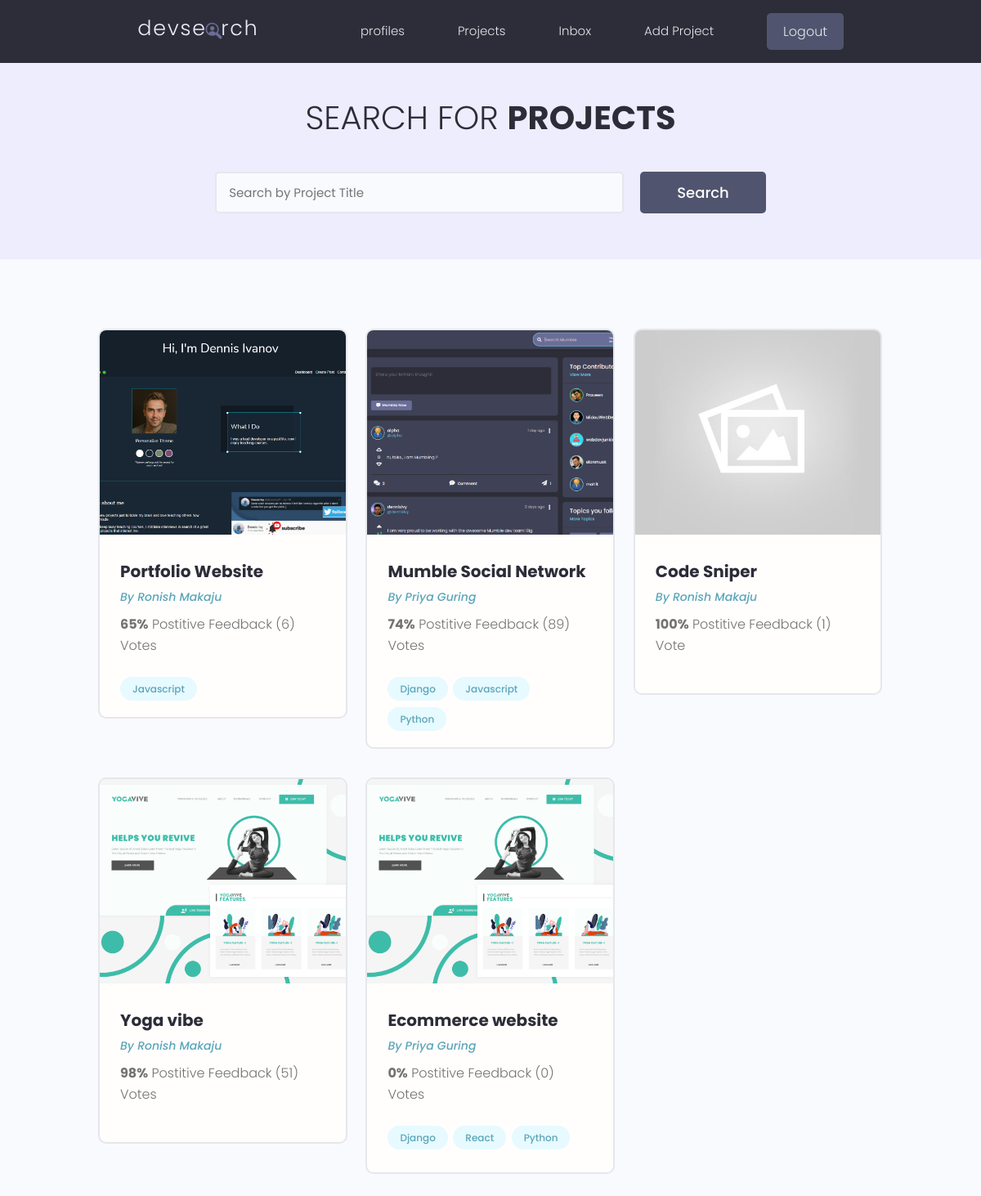
Screenshot of /projects/ (signed in) with the database file from the repository.
### projects/models.py (models this page shows, shortened)
class Project(models.Model):
    owner = models.ForeignKey(Profile, null=True, blank=True, on_delete=models.SET_NULL)
    title = models.CharField(max_length=200)
    description = models.TextField(null=True, blank=True)
    featured_image = models.ImageField(null=True, blank=True, default="default.jpg")
    demo_link = models.CharField(max_length=2000, blank=True, null=True)
    source_link = models.CharField(max_length=2000, null=True, blank=True)
    tags = models.ManyToManyField(
        "Tag", blank=True
    )  # tag class mathi bhako bhaye cotes chai daina
    vote_total = models.IntegerField(default=0, null=True, blank=True)
    vote_ratio = models.IntegerField(default=0, null=True, blank=True)
    created = models.DateTimeField(auto_now_add=True)
    id = models.UUIDField(
        default=uuid.uuid4, unique=True, primary_key=True, editable=False
    )

class Tag(models.Model):
    name = models.CharField(max_length=400)
    created = models.DateTimeField(auto_now_add=True)
    id = models.UUIDField(
        default=uuid.uuid4, unique=True, primary_key=True, editable=False
    )
    def __str__(self):
        return self.name

### users/models.py (models this page shows, shortened)
class Profile(models.Model):
    user = models.OneToOneField(User, on_delete=models.CASCADE, null=True, blank=True)
    name = models.CharField(max_length=200, blank=True, null=True)
    username = models.CharField(max_length=200, blank=True, null=True)
    location = models.CharField(max_length=200, blank=True, null=True)
    email = models.EmailField(max_length=500, blank=True, null=True)
    short_intro = models.CharField(max_length=200, blank=True, null=True)
    bio = models.TextField(blank=True, null=True)
    profile_image = models.ImageField(
        null=True,
        blank=True,
        upload_to="profiles/",
        default="profiles/user-default.png",
    )
    Social_github = models.CharField(max_length=200, blank=True, null=True)
    Social_twitter = models.CharField(max_length=200, blank=True, null=True)
    Social_linkedin = models.CharField(max_length=200, blank=True, null=True)
    Social_youtube = models.CharField(max_length=200, blank=True, null=True)
    Social_website = models.CharField(max_length=200, blank=True, null=True)
    id = models.UUIDField(
        default=uuid.uuid4, unique=True, primary_key=True, editable=False
    )
    created = models.DateTimeField(auto_now_add=True)

### projects/views.py (the view)
# urls.py: path("projects/", include("projects.urls")),
def projects(request):
    projects = Project.objects.all()
    page = "Project "
    number = 10
    rangee = [i for i in range(1, 11)]
    print(page)
    context = {
        "Page": page,
        "Number": number,
        "projectsList": projects,
        "range": rangee,
    }
    return render(request, "projects/projects.html", context)

### projects/templates/projects/projects.html (shortened to what this page needs)
{% extends 'main.html'%}
{% block content%}
<main class="projects">
    <section class="hero-section text-center">
        <div class="container container--narrow">
            <div class="hero-section__box">
                <h2>Search for <span>Projects</span></h2>
            </div>
            <div class="hero-section__search">
                <form class="form" action="#" method="get">
                    <div class="form__field">
                        <input class="input input--text" id="formInput#search" type="text" name="text"
                            placeholder="Search by Project Title" />
                    </div>
                    <input class="btn btn--sub btn--lg" type="submit" value="Search" />
                </form>
            </div>
        </div>
    </section>
    <section class="projectsList">
        <div class="container">
            <div class="grid grid--three">
                {% for projectsList in projectsList%}
                <div class="column">
                    <div class="card project">
                        <a href="{%url 'project' projectsList.id%}" class="project">
                            <img class="project__thumbnail" src="{{projectsList.featured_image.url}}"
                                alt="project thumbnail" />
                            <div class="card__body">
                                <h3 class="project__title">{{projectsList.title}}</h3>
                                <p><a class="project__author" href="{%url 'user-profile' projectsList.owner.id %}">By
                                        {{projectsList.owner.name}}</a></p>
                                <p class="project--rating">
                                    <span style="font-weight: bold;">{{projectsList.vote_ratio}}%</span> Postitive
                                    Feedback ({{projectsList.vote_total}}) Vote{{projectsList.vote_total|pluralize:"s"}}
                                </p>
                                <div class="project__tags">
                                    {%for tags in projectsList.tags.all%}
                                    <span class="tag tag--pill tag--main">
                                        <small>{{tags}}</small>
                                    </span>
                                    {%endfor%}
                                </div>
                            </div>
                        </a>
                    </div>
                </div>
                {%endfor%}
            </div>
        </div>
    </section>
</main>
{% endblock content %}

### static/styles/app.css (style rules this page uses)
:root { --color-sub: #2d2d39; }
.btn--sub { background-color: var(--color-sub-light); }
.card { border: 2px solid var(--color-light); }
img { width: 100%; }
.hero-section { height: 40vh; display: flex; align-items: center; background-color: var(--color-sub); }
.hero-section__box { margin-bottom: 4rem; }
.hero-section__box > h2, .hero-section__box > h2 > span { font-size: 4rem; color: var(--color-light); line-height: 1.3; text-transform: uppercase; }
.hero-section__box > h2 { font-weight: 300; }
.hero-section__box > h2 > span { font-weight: 700; }
.hero-section__search > .form { display: flex; align-items: center; justify-content: center; gap: 2rem; }
.hero-section__search > .form input.input--text { width: 50rem; }
.project__author { font-size: 1.4rem; font-style: italic; }
.project--rating { margin-bottom: 1.6em; margin-top: .5em; }
.projects > .hero-section { background: var(--color-sub-lighter); height: 30vh; }
.projects .hero-section__box { margin-bottom: 2.5rem; }
.projects .hero-section__box > h2 { color: var(--color-sub); }
.projects .hero-section__box > h2 > span { font-weight: 700; color: var(--color-sub); }
.projectsList { margin-top: 8rem; }
.project__thumbnail { height: 25rem; object-fit: cover; object-position: top center; }
.project__title { font-size: 2rem; font-weight: 700; color: var(--color-sub); }

### static/uikit/styles/modules/_variables.css (style rules this page uses)
:root { --color-main: #5aa5b9; --color-main-light: #e6faff; --color-sub: #3f4156; --color-sub-light: #51546e; --color-sub-lighter: #ededfd; --color-text: #737373; --color-gray: #8b8b8b; --color-light: #e5e7eb; --color-light-gray: #767676; --color-bg: #f8fafd; --color-white: #fffefd; --color-white-light: #f3f3f3; --color-success: #359e64; --color-success-bg: #def8e8; --color-error: #fc4b0b; --color-error-bg: #fff2ee; --font-base: 'Poppins', arial, helvetica, 'Segoe UI', roboto, ubuntu, sans-serif; --font-monospace: 'Fira Code', 'Courier New', courier, monospace; --font-regular: 300; --font-medium: 500; --font-bold: 700; --generic-shadow: 1px 1px 5px #00000010; --generic-transition: all 0.3s ease-in-out; }

### static/uikit/styles/modules/_base.css (style rules this page uses)
* { margin: 0; padding: 0; box-sizing: border-box; text-rendering: optimizeLegibility; color: inherit; font-size: inherit; }
html { font-size: 50%; }
@media only screen and (min-width: 480px) { html { font-size: 56.25%; } }
@media only screen and (min-width: 1200px) { html { font-size: 62.5%; } }
body { line-height: 1.6; font-weight: 400; font-size: 1.5rem; color: var(--color-text); background-color: var(--color-bg); min-height: 100vh; }

### static/uikit/styles/modules/_typography.css (style rules this page uses)
* { font-family: var(--font-base); }
h2 { font-size: 3.6rem; font-weight: var(--font-bold); }
h3 { font-size: 3.2rem; font-weight: var(--font-medium); }
p, span, strong { font-size: 1.6rem; color: var(--color-text); font-weight: var(--font-regular); }
a { padding-bottom: 2px; text-decoration: none; display: inline-block; color: var(--color-main); font-weight: var(--font-medium); }

### static/uikit/styles/modules/_utilities.css (style rules this page uses)
.container { width: 92%; max-width: 165rem; margin: 0 auto; box-sizing: border-box; }
.container--narrow { width: 92%; max-width: 120rem; }
@media screen and (min-width: 1000px) { .container { width: 90%; } }
@media screen and (min-width: 1000px) { .container--narrow { width: 85%; } }
@media screen and (min-width: 1200px) { .container { width: 80%; } }
@media screen and (min-width: 1200px) { .container--narrow { width: 72%; } }
.text-center { text-align: center; }

### static/uikit/styles/modules/_button.css (style rules this page uses)
.btn { display: inline-block; position: relative; cursor: pointer; background-color: var(--color-light); font-weight: var(--font-medium); color: var(--color-sub); text-decoration: none; padding: 1rem 2rem; border-radius: 0.5rem; border: none; width: -webkit-fit-content; width: -moz-fit-content; width: fit-content; height: -webkit-fit-content; height: -moz-fit-content; height: fit-content; font-size: 1.6rem; outline-width: 0; outline-color: transparent; -webkit-backface-visibility: hidden; backface-visibility: hidden; transition: all 0.3s ease-in-out; }
.btn--sub { background-color: var(--color-sub); color: var(--color-white); }
.btn--lg { font-size: 1.8rem; padding: 1.2rem 4.5rem; }

### static/uikit/styles/modules/_card.css (style rules this page uses)
.card { border-radius: 1rem; background-color: var(--color-white); border: 1.5px solid var(--color-light); width: auto; height: auto; margin-top: 0.5rem; margin-bottom: 0.5rem; overflow: hidden; }
.card__body, .card__header { padding: 2rem 2.5rem; }

### rows the page displays
Project: featured_image (picture), title "Portfolio Website", owner.name "Ronish Makaju", vote_ratio "65", vote_total "6"
Tag: name "Javascript"
Project: featured_image (picture), title "Mumble Social Network", owner.name "Priya Guring", vote_ratio "74", vote_total "89"
Tag: name "Django"
Tag: name "Python"
Project: featured_image (placeholder picture), title "Code Sniper", owner.name "Ronish Makaju", vote_ratio "100", vote_total "1"
Project: featured_image (picture), title "Yoga vibe", owner.name "Ronish Makaju", vote_ratio "98", vote_total "51"
Project: featured_image (picture), title "Ecommerce website", owner.name "Priya Guring", vote_ratio "0", vote_total "0"
Tag: name "React"
